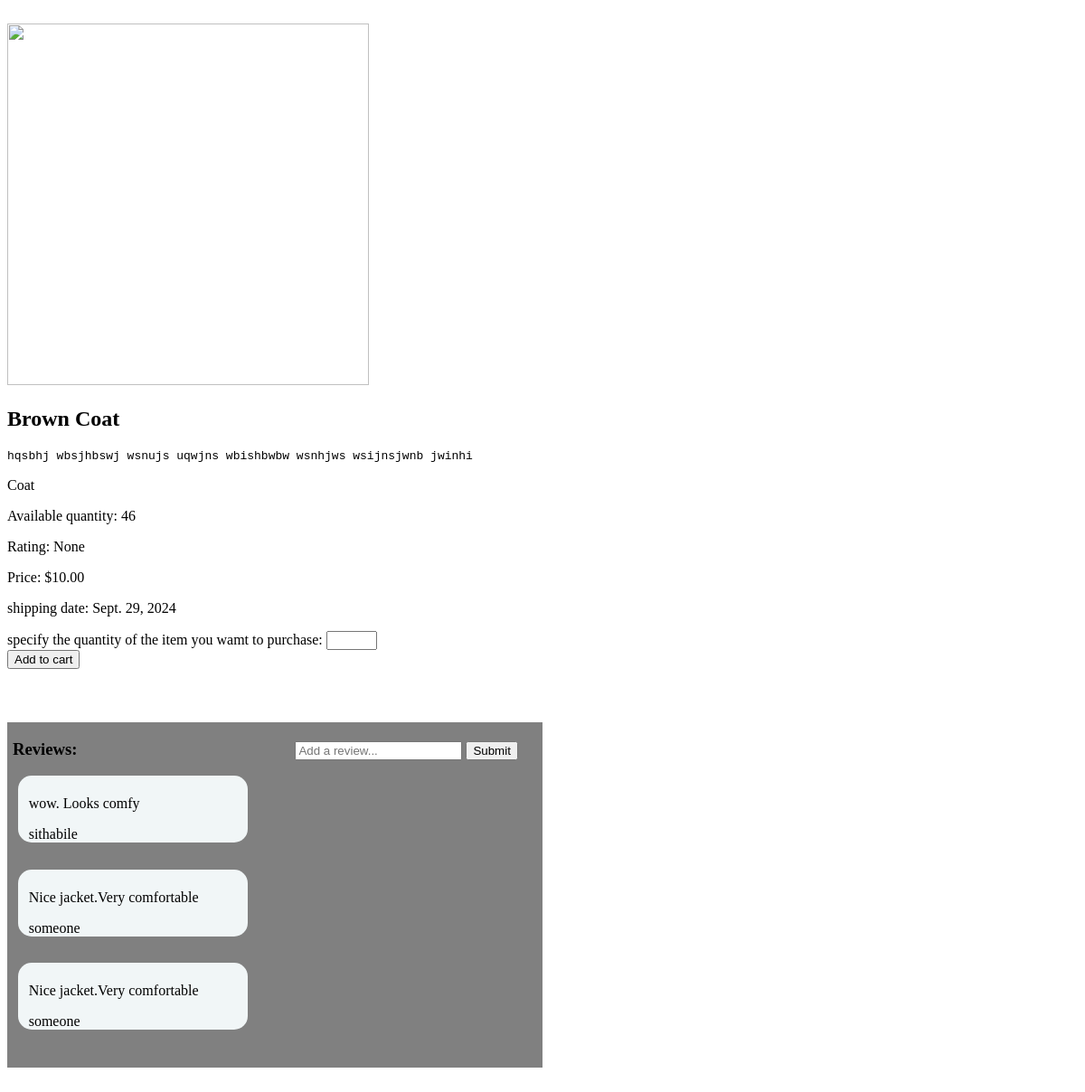
Page /monde/89 on the committed database.
### monde/models.py (models this page shows, shortened)
class ClothingItem(models.Model):
    name=models.CharField(max_length=65)
    description=models.TextField(max_length=1000)
    shortDescription=models.CharField(default="No caption",max_length=30)
    rating=models.FloatField(null=True,blank=True,validators=[MinValueValidator(0.0),MaxValueValidator(5.0)])
    quantity=models.IntegerField(default=0, validators=[MinValueValidator(0)])
    price=models.DecimalField(default=0,max_digits=10, decimal_places=2)
    shippingDate=models.DateField(default=monthFromNow)
    image=models.ImageField(null=True, blank=True)
    clothingSections=models.ManyToManyField(Sections,max_length=100)
    image_url = models.URLField(blank=True, null=True)

class Review(models.Model):
    user=models.ForeignKey(settings.AUTH_USER_MODEL,on_delete=models.CASCADE)
    reviewItem=models.ForeignKey(ClothingItem,on_delete=models.CASCADE)
    review=models.CharField(max_length=250)
    created_at=models.DateTimeField(auto_now=True)
    class Meta:
        ordering=['user','reviewItem','review','-created_at']

### monde/views.py (the view)
# urls.py: path("<int:clothing_id>", views.single_item,name="single"),
def single_item(request,clothing_id):
    clothing_id=str(clothing_id).replace("{%url ","")
    clothing_id=clothing_id.replace("}","")
    items=ClothingItem.objects.all()
    isSeller=False
    for item in items:
        if item.id == int(clothing_id):
            isSeller=UserProfile.objects.filter(user=request.user.id,inventory=item)
            if isSeller:
                isSeller=True
            reviews=Review.objects.filter(reviewItem=int(clothing_id))
            return render(request,"monde/single.html",{
                "description":item.description,
                "shortDescription":item.shortDescription,
                "name":item.name,
                "rating":item.rating,
                "quantity":item.quantity,
                "price":item.price,
                "image":item.image_url,
                "clothing_id":clothing_id,
                "isSeller":isSeller,
                "reviews":reviews,
                "shippingDate": item.shippingDate
            })
    return HttpResponse()

### monde/templates/monde/single.html (shortened to what this page needs)
{%extends "monde/layout.html"%}
{%block head%}
{%load static%}
<link rel="stylesheet" type="text/css" href="{%static "css/single.css"%}">
{%endblock%}
{%block body%}
<br>
<div>
<img id="productImage" src="{{image}}">
<h2 id="short-description">{{shortDescription}}</h2>
<pre style=" border-width:2px;display: flex;">{{description}}</pre>
<p>{{name}}</p>
{%if quantity == 0%}
<p>Available quantity: Out of stock</p>
{%else%}
<p>Available quantity: {{quantity}}</p>
{%endif%}
<p>Rating: {{rating}}</p>
<p id="product-price">Price: ${{price}}</P>
<p id="shipping-date">shipping date: {{shippingDate}}</p>
<form method="get" action="{%url "cart"%}">
    <label for="amount">specify the quantity of the item you wamt to purchase: </label>
    <input id="amount" type='number' name="amount" max='{{quantity}}' min=1><br>
    <button id="submit" type="submit" name="submit">Add to cart</button>
</form>
</div>
    <div id="Reviews">
        <h3 id="reviewHeader"> Reviews: </h3>
        <form id="addReviewForm" action="addReview" method="post">
            <input id="addReviewInput" type="text"name="userReview" placeholder="Add a review...">
            <input id="addReviewButton" type="submit">
        </form>
        {%for review in reviews%}
        <div id="userReview">
        {%if review.review is not None%}
            <p> {{ review.review}}</P>
            <p>{{review.user }}</p>
        {%endif%}
        </div>
        {%endfor%}
    </div>
{%endblock%}

### monde/static/css/single.css (style rules this page uses)
#productImage { width:400px; height:400px; }
#Reviews { width: 50%; background-color: grey; margin-bottom: 5%; padding-bottom: 1%; margin-top: 5%; }
#userReview { padding-top: 1%; padding-left: 2%; margin-left: 2%; background-color: rgb(241, 246, 247); width: 41%; margin-bottom: 5%; border-radius: 15px; }
#addReviewInput { margin-bottom: 2%; }
#addReviewForm { padding-left: 40%; display: inline-block; }
#reviewHeader { padding-left: 1%; display: inline-block; }

### rows in the picture
ClothingItem: shortDescription "Brown Coat", description "hqsbhj wbsjhbswj wsnujs uqwjns wbishbwbw wsnhjws wsijnsjwnb jwinhi", name "Coat", price "10.00", shippingDate "Sept. 29, 2024"
Review: review "wow. Looks comfy", user "sithabile"
Review: review "Nice jacket.Very comfortable", user "someone"
Review: review "Nice jacket.Very comfortable", user "someone"

### other values in the picture
{{ quantity }} "46"
{{ rating }} "None"
